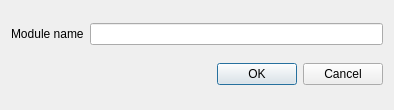
<?xml version="1.0" encoding="UTF-8"?>
<ui version="4.0">
 <class>addModuleDialog</class>
 <widget class="QDialog" name="addModuleDialog">
  <property name="windowModality">
   <enum>Qt::ApplicationModal</enum>
  </property>
  <property name="geometry">
   <rect>
    <x>0</x>
    <y>0</y>
    <width>394</width>
    <height>110</height>
   </rect>
  </property>
  <property name="windowTitle">
   <string>Dialog</string>
  </property>
  <property name="sizeGripEnabled">
   <bool>false</bool>
  </property>
  <property name="modal">
   <bool>true</bool>
  </property>
  <layout class="QGridLayout" name="gridLayout">
   <item row="0" column="0">
    <layout class="QHBoxLayout" name="horizontalLayout">
     <item>
      <widget class="QLabel" name="label">
       <property name="text">
        <string>Module name</string>
       </property>
      </widget>
     </item>
     <item>
      <widget class="QLineEdit" name="lineEdit"/>
     </item>
    </layout>
   </item>
   <item row="1" column="0">
    <widget class="QDialogButtonBox" name="buttonBox">
     <property name="orientation">
      <enum>Qt::Horizontal</enum>
     </property>
     <property name="standardButtons">
      <set>QDialogButtonBox::Cancel|QDialogButtonBox::Ok</set>
     </property>
    </widget>
   </item>
  </layout>
 </widget>
 <resources/>
 <connections>
  <connection>
   <sender>buttonBox</sender>
   <signal>accepted()</signal>
   <receiver>addModuleDialog</receiver>
   <slot>accept()</slot>
   <hints>
    <hint type="sourcelabel">
     <x>248</x>
     <y>254</y>
    </hint>
    <hint type="destinationlabel">
     <x>157</x>
     <y>274</y>
    </hint>
   </hints>
  </connection>
  <connection>
   <sender>buttonBox</sender>
   <signal>rejected()</signal>
   <receiver>addModuleDialog</receiver>
   <slot>reject()</slot>
   <hints>
    <hint type="sourcelabel">
     <x>316</x>
     <y>260</y>
    </hint>
    <hint type="destinationlabel">
     <x>286</x>
     <y>274</y>
    </hint>
   </hints>
  </connection>
 </connections>
</ui>
